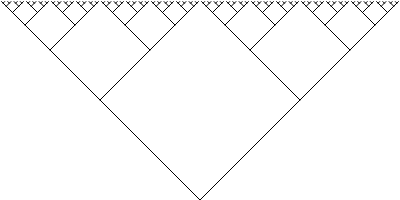
Frame 1 (no input)
Frame 60 (no input): identical to frame 1, image omitted
Frame 120 (the mouse pressed at the canvas centre since frame 60): identical to frame 1, image omitted

The p5.js sketch that drew this single still picture (run headless with seeded random() and noise() and a simulated clock; from frame 60 on, the mouse is pressed at the canvas centre):

// p5.js sketch
// ── sketch.js
function setup() {
	createCanvas(400, 200);
}

function draw() {
	background(255);
	stroke(0);
	branch(width/2, height, 100);
}

function branch(x, y, h) {
	line(x, y, x-h, y-h);
	line(x, y, x+h, y-h);
	if (h > 2) {
		branch(x-h, y-h, h/2);
		branch(x+h, y-h, h/2);
	}
}
